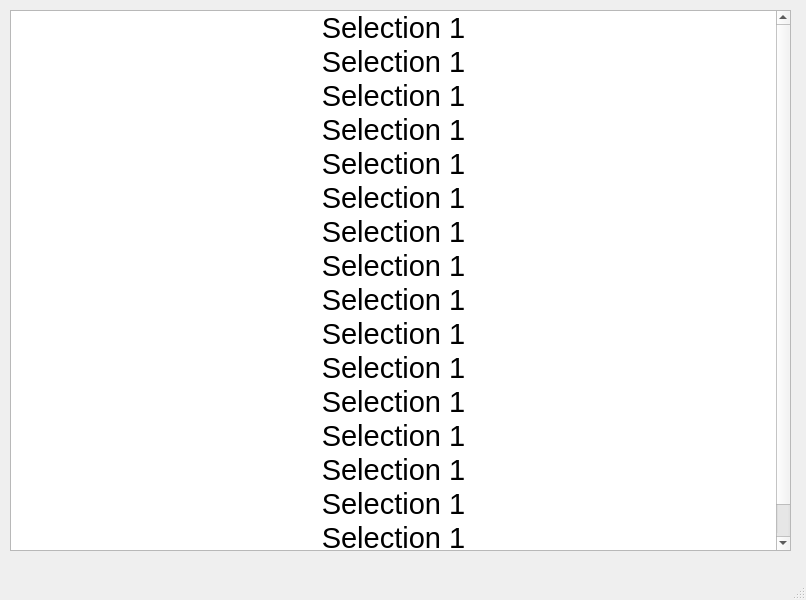
<?xml version="1.0" encoding="UTF-8"?>
<ui version="4.0">
 <class>MainWindow</class>
 <widget class="QMainWindow" name="MainWindow">
  <property name="geometry">
   <rect>
    <x>0</x>
    <y>0</y>
    <width>806</width>
    <height>600</height>
   </rect>
  </property>
  <property name="windowTitle">
   <string>MainWindow</string>
  </property>
  <widget class="QWidget" name="centralwidget">
   <widget class="QListWidget" name="listWidget">
    <property name="geometry">
     <rect>
      <x>10</x>
      <y>10</y>
      <width>781</width>
      <height>541</height>
     </rect>
    </property>
    <property name="styleSheet">
     <string notr="true">
background-image: url(:/newPrefix/187161.jpg);</string>
    </property>
    <item>
     <property name="text">
      <string>Selection 1</string>
     </property>
     <property name="font">
      <font>
       <pointsize>22</pointsize>
      </font>
     </property>
     <property name="textAlignment">
      <set>AlignCenter</set>
     </property>
    </item>
    <item>
     <property name="text">
      <string>Selection 1</string>
     </property>
     <property name="font">
      <font>
       <pointsize>22</pointsize>
      </font>
     </property>
     <property name="textAlignment">
      <set>AlignCenter</set>
     </property>
    </item>
    <item>
     <property name="text">
      <string>Selection 1</string>
     </property>
     <property name="font">
      <font>
       <pointsize>22</pointsize>
      </font>
     </property>
     <property name="textAlignment">
      <set>AlignCenter</set>
     </property>
    </item>
    <item>
     <property name="text">
      <string>Selection 1</string>
     </property>
     <property name="font">
      <font>
       <pointsize>22</pointsize>
      </font>
     </property>
     <property name="textAlignment">
      <set>AlignCenter</set>
     </property>
    </item>
    <item>
     <property name="text">
      <string>Selection 1</string>
     </property>
     <property name="font">
      <font>
       <pointsize>22</pointsize>
      </font>
     </property>
     <property name="textAlignment">
      <set>AlignCenter</set>
     </property>
    </item>
    <item>
     <property name="text">
      <string>Selection 1</string>
     </property>
     <property name="font">
      <font>
       <pointsize>22</pointsize>
      </font>
     </property>
     <property name="textAlignment">
      <set>AlignCenter</set>
     </property>
    </item>
    <item>
     <property name="text">
      <string>Selection 1</string>
     </property>
     <property name="font">
      <font>
       <pointsize>22</pointsize>
      </font>
     </property>
     <property name="textAlignment">
      <set>AlignCenter</set>
     </property>
    </item>
    <item>
     <property name="text">
      <string>Selection 1</string>
     </property>
     <property name="font">
      <font>
       <pointsize>22</pointsize>
      </font>
     </property>
     <property name="textAlignment">
      <set>AlignCenter</set>
     </property>
    </item>
    <item>
     <property name="text">
      <string>Selection 1</string>
     </property>
     <property name="font">
      <font>
       <pointsize>22</pointsize>
      </font>
     </property>
     <property name="textAlignment">
      <set>AlignCenter</set>
     </property>
    </item>
    <item>
     <property name="text">
      <string>Selection 1</string>
     </property>
     <property name="font">
      <font>
       <pointsize>22</pointsize>
      </font>
     </property>
     <property name="textAlignment">
      <set>AlignCenter</set>
     </property>
    </item>
    <item>
     <property name="text">
      <string>Selection 1</string>
     </property>
     <property name="font">
      <font>
       <pointsize>22</pointsize>
      </font>
     </property>
     <property name="textAlignment">
      <set>AlignCenter</set>
     </property>
    </item>
    <item>
     <property name="text">
      <string>Selection 1</string>
     </property>
     <property name="font">
      <font>
       <pointsize>22</pointsize>
      </font>
     </property>
     <property name="textAlignment">
      <set>AlignCenter</set>
     </property>
    </item>
    <item>
     <property name="text">
      <string>Selection 1</string>
     </property>
     <property name="font">
      <font>
       <pointsize>22</pointsize>
      </font>
     </property>
     <property name="textAlignment">
      <set>AlignCenter</set>
     </property>
    </item>
    <item>
     <property name="text">
      <string>Selection 1</string>
     </property>
     <property name="font">
      <font>
       <pointsize>22</pointsize>
      </font>
     </property>
     <property name="textAlignment">
      <set>AlignCenter</set>
     </property>
    </item>
    <item>
     <property name="text">
      <string>Selection 1</string>
     </property>
     <property name="font">
      <font>
       <pointsize>22</pointsize>
      </font>
     </property>
     <property name="textAlignment">
      <set>AlignCenter</set>
     </property>
    </item>
    <item>
     <property name="text">
      <string>Selection 1</string>
     </property>
     <property name="font">
      <font>
       <pointsize>22</pointsize>
      </font>
     </property>
     <property name="textAlignment">
      <set>AlignCenter</set>
     </property>
    </item>
   </widget>
  </widget>
  <widget class="QMenuBar" name="menubar">
   <property name="geometry">
    <rect>
     <x>0</x>
     <y>0</y>
     <width>806</width>
     <height>21</height>
    </rect>
   </property>
  </widget>
  <widget class="QStatusBar" name="statusbar"/>
 </widget>
 <resources>
  <include location="../newqrc.qrc"/>
  <include location="newqrc.qrc"/>
 </resources>
 <connections/>
</ui>
